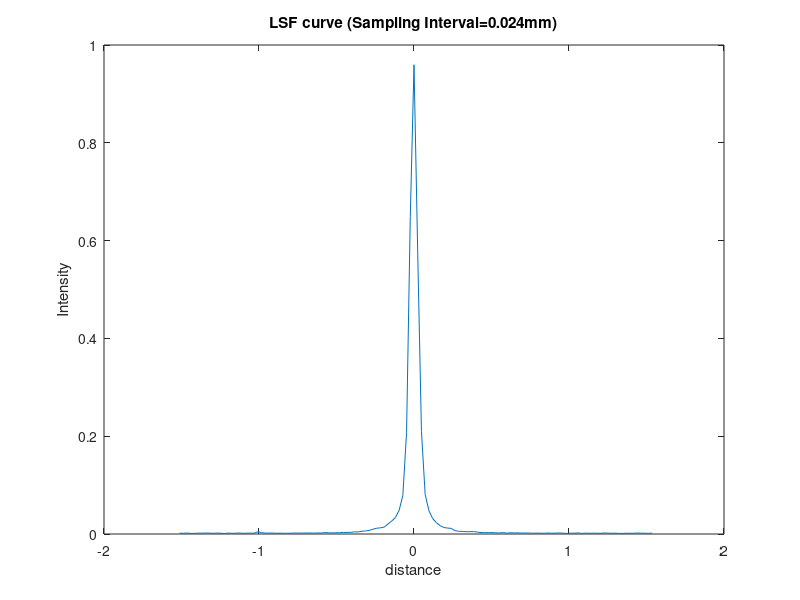
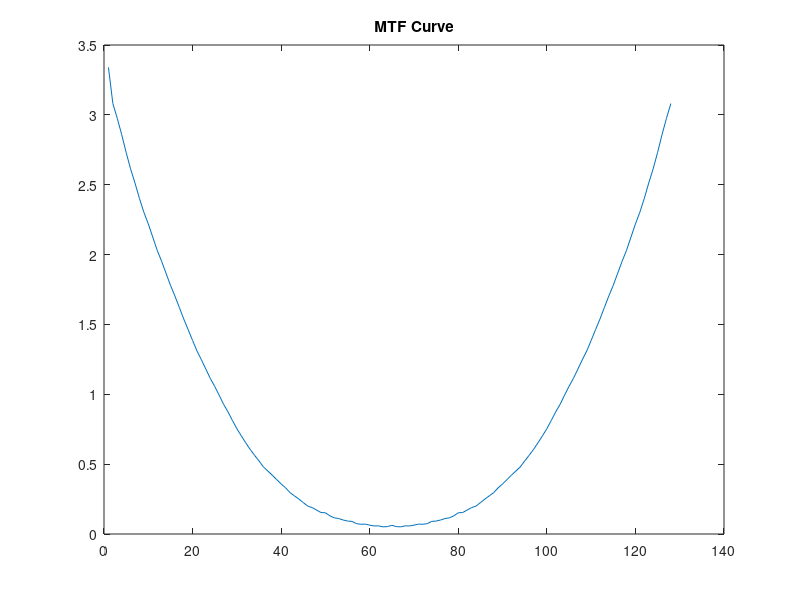
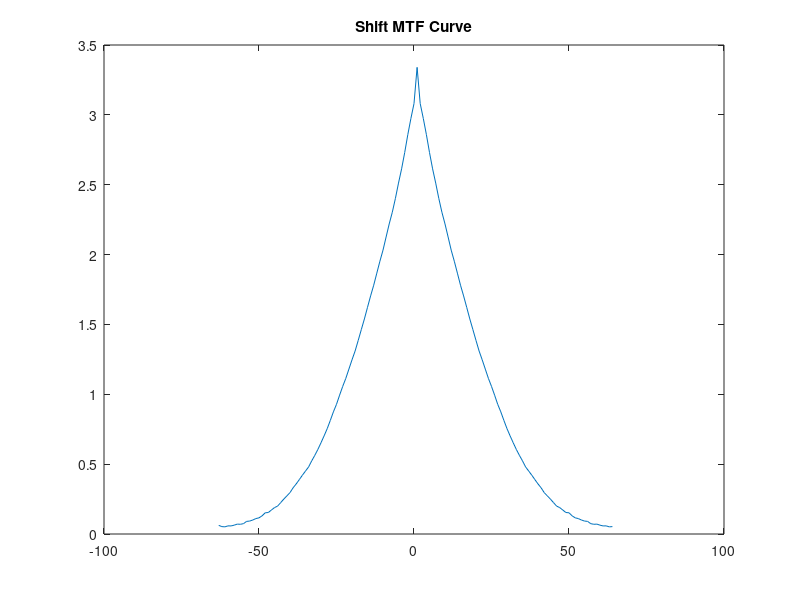
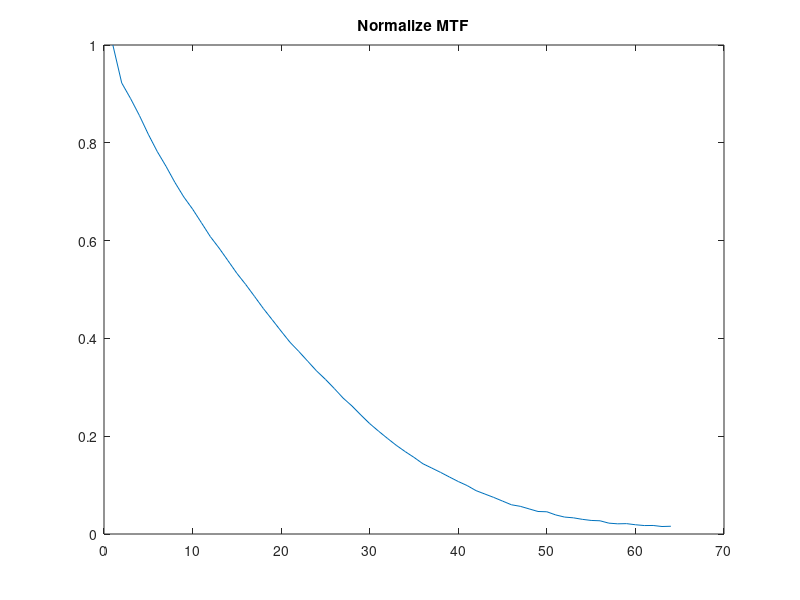

Write MATLAB code to recreate these figures, in order.
%1. For pixel size = 0.048 mm
% 1.clear up the workspace and define the pixel size
clear;clc;close all;
DeltaX1=0.024;% pixel size = 0.024 mm
kkk=(-63:1:64);
% 2.load the LSF data from RawLSF.txt whose size is 128
load RawLSF2.txt;
distance = kkk*DeltaX1;% distance from each pixel to the slit line
LSF = RawLSF2(:)';% intensity of each pixel
% 3. plot the LSF curve
figure(1);
plot(distance,LSF);
title('LSF curve (Sampling Interval=0.024mm)');
xlabel('distance');
ylabel('Intensity');
print (figure(1),'LSF Curve','-dpng');
% 4. calculate the MTF by taking the complex magnitude of the fft of LSF
MTF = abs(fft(LSF));
figure(2), plot(MTF);
title('MTF Curve');
print (figure(2),'MTF Curve','-dpng');
%5. Shift MTF curve
MTF=fftshift(MTF);
figure(3), plot(kkk,MTF);
title('Shift MTF Curve');
print (figure(3),'Shift MTF Curve','-dpng');
% 6. save the positive frequency part of the MTF
N=length(MTF);
MTF = MTF(floor(N/2)+1:N);
% 7. Normalize the MTF by dividing the MTF by its zero-frequency element
MTF = MTF/MTF(1);
figure(4);
plot(MTF);
title('Normalize MTF');
print (figure(4),'Normalized MTF','-dpng');
% 8. calculate the spatial frequency from the pixel size and the point
% number
f = (0:floor(N/2)-1)/(N/2)/(2*DeltaX1); % spatial frequency, linepair/mm
% the Nyquist frequency is set as the max frequency
% 9. plot the MTF vs frquency curve
figure(5);
plot(f,MTF,'-k');
xlabel('Spatial Frequency (linepair/mm)');
title('Modulation Transfer Function');
print (figure(5),'MTF final','-dpng');